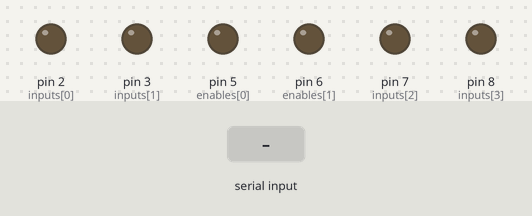
Simulated run of this sketch. Board: Arduino Uno, built with avr-gcc and run on an emulated ATmega328P. Shown: output pins drawn as LEDs (lit = HIGH). The test bench sets the inputs (shaded band).

Above: at 1.2 s.
1.3 s: "30,150\n" received over Serial
At 1.7 s:
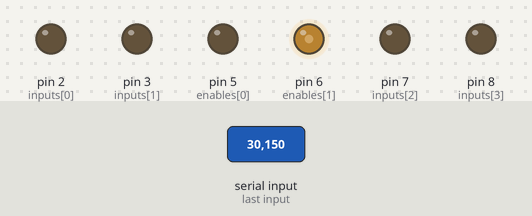
2.8 s: "5\n" received over Serial
At 3.9 s:
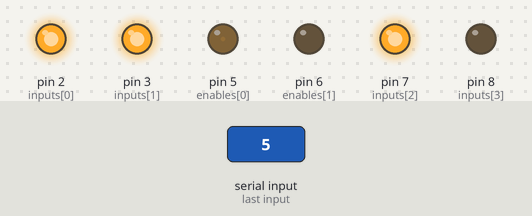
Timing chart, 0 to 5.8 s (numbered marks = the images above; inputs shaded):
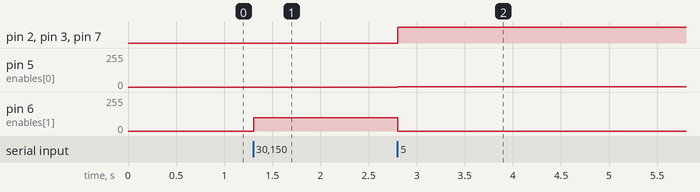

Measured:
- after the input at 1.3 s, pin 6 (enables[1]): 0/255 → 100/255 at once
- after the input at 2.8 s, pin 2 (inputs[0]), pin 3 (inputs[1]), pin 7 (inputs[2]): LOW → HIGH at once; pin 5 (enables[0]): 0/255 → 1/255 at once; pin 6 (enables[1]): 100/255 → 0/255 at once

The sketch:

control_carrito.ino
```cpp
int matrizDireccion[5][4] = {
  { 1, 0, 1, 0 },
  { 0, 1, 0, 1 },
  { 1, 0, 0, 1 },
  { 0, 1, 1, 0 },
  { 0, 0, 0, 0 }
};

int matrizVelocidad[5][2] = {
  { 125, 125 },
  { 125, 125 },
  { 125, 125 },
  { 125, 125 },
  { 0, 0 }
};

int inputs[4] = { 2, 3, 7, 8 };  // in1, in2, in3, in4 --pines digitales
int enables[2] = { 5, 6 };         // pines PWM...
int i;

void SetDireccion(int estado) {
  for (i = 0; i < 4; i++) {
    digitalWrite(inputs[i], matrizDireccion[estado][i]);
  }
  for (i = 0; i < 2; i++) {
    analogWrite(enables[i], matrizVelocidad[estado][i]);
  }
}


void setup() {
  // put your setup code here, to run once:
  Serial.begin(9600);
  Serial.setTimeout(100);

  for (int i = 0; i < 4; i++) {
    pinMode(inputs[i], OUTPUT);
  }
  for (int i = 0; i < 2; i++) {
    pinMode(enables[i], OUTPUT);
  }
}

void loop() {
  // put your main code here, to run repeatedly:

  if (Serial.available()) {
    String cadena = Serial.readStringUntil('\n');

    // Serial.println(cadena);

    int estado = cadena.toInt();

    SetDireccion(estado);
  }
}
```
